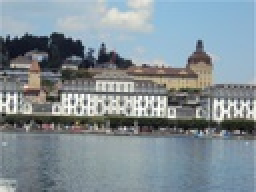
%> input picture P1.JPG, 128 x 96 px, shrunk from 501 x 375 before the run (shown 2 times larger)
$ octave main.m   (GNU Octave 9; MATLAB toolbox functions it lacks are replaced by stand-ins)
%> lines starting %> are read from the running program, lines starting %| are printed output that depends on the picture
### FAST2.m
function [coins] =  FAST2(image, seuil, n)
image = rgb2gray(image);
[l,c] = size(image);
% Detection des caracteristique
coins = [];
for i= 4:l-3
    for j = 4:c-3
        i_p = image(i,j);

        P = [image(i,j-3), image(i+1,j-3), image(i+2,j-2), image(i+3,j-1), image(i+3,j), image(i+3,j+1), image(i+2,j+2), image(i+1,j+3),image(i,j+3), image(i-1,j+3), image(i-2,j+2), image(i-3,j+1), image(i-3,j),image(i-3,j-1) ,image(i-2,j-2) ,image(i-1,j-3)];
         index_P = [i,j-3; i+1,j-3; i+2,j-2; i+3,j-1; i+3,j; i+3,j+1; i+2,j+2; i+1,j+3; i,j+3; i-1,j+3; i-1,j+3; i-2,j+2; i-3,j+1; i-3,j; i-3,j-1; i-2,j-2; i-1,j-3];

        % Seuils de comparaisons
        seuil_haut = i_p + seuil;
        seuil_bas = i_p - seuil;

        % Les conditions
        condition_1 = [ P(1)> seuil_haut, P(5)> seuil_haut, P(9)> seuil_haut, P(13) > seuil_haut];
        condition_2 = [ P(1)< seuil_bas, P(5)< seuil_bas, P(9)< seuil_bas, P(13) < seuil_bas];

        if (sum(condition_1) == 3) || (sum(condition_2) == 3)
            condition_3 = P > seuil_haut;
            condition_4 = P < seuil_bas;

            if sum(sum(condition_3)) >= n || sum(sum(condition_4)) >= n
                    % le point est alors un coin
                %distance = abs(P - P(1));
                %[M, I] = max(distance,[],'all', 'linear');
                %coins = [coins, [index_P(I,2); index_P(I,1)]] ;
                coins = [coins, [j;i]];
            end

        end
    end
end

end

### extract_descriptor.m
function [descriptor1, descriptor2] = extract_descriptor(image1, image2, corner1, corner2)
    descriptor1 = [];
    descriptor2 = [];
    [l1, c1] = size(image1);
    [l2, c2] = size(image2);
    siz = 5;
    shape = siz*2 + 1;
    for i =  1 : length(corner1)
        if  (corner1(i,2)-siz >= 1) &&  (corner1(i,2)+siz <= l1) && (corner1(i,1)-siz >= 1) &&  (corner1(i,1)+siz <= c1)
            bloc1 = image1( corner1(i,2)-siz :corner1(i,2)+siz, corner1(i,1)-siz: corner1(i,1)+siz);
            bloc1 = reshape(bloc1, [shape*shape, 1]);
            descriptor1 = [descriptor1, bloc1];
        end
    end

    for j =  1 : length(corner2)
        if  (corner2(j,2)-siz >= 1) &&  (corner2(j,2)+siz <= l2) && (corner2(j,1)-siz >= 1) &&  (corner2(j,1)+siz <= c2)
            bloc2 = image2( corner2(j,2)-siz :corner2(j,2)+siz, corner2(j,1)-siz: corner2(j,1)+siz);
            bloc2 = reshape(bloc2, [shape*shape, 1]);
            descriptor2 = [descriptor2, bloc2];
        end
    end


end

### pts_matching.m
function [index] = pts_matching(descriptor1, descriptor2 )

% initialisation
index = [];

[l1, c1] = size(descriptor1);
[l2, c2] = size(descriptor2);
dist1 = [];
dist2 = [];

for i = 1:c1
    for j = 1: c2
        dis = sum(abs(descriptor1(:, i) - descriptor2(:, j) ));
        dist1 = [dist1 ; dis];
    end
    [Min,j0] = min(dist1);
    dist1 = [];

    for k = 1 : c1
        dis = sum(abs(descriptor1(:, k) - descriptor2(:, j0) ));
        dist2 = [dist2 ; dis];
    end
    [Min,i0] = min(dist2);
    dist2 = [];
    if i0 == i
        index = [index; i0, j0];
    end

end

### homographie.m
function [H1] = homographie(Pimage1,Pimage2)
% Résoudre un problème de forme A.h = 0

 A = [];
for i = 1:length(Pimage1)
    %% Transformer les coordonnées en coordonées homogène
    Pimage1(i,3) = 1;
    Pimage2(i,3) = 1;

    %% Construire la matrice A
    xi = Pimage1(i,1);
    yi = Pimage1(i,2);
    ui = Pimage2(i,1);
    vi = Pimage2(i,2);

    Ai =[ 0  0   0        -Pimage1(i,:)           vi*Pimage1(i,:)
          Pimage1(i,:)     0  0  0                -ui*Pimage1(i,:)
        ];

%     Ai =[ Pimage1(i,:)     0  0   0       -ui*Pimage1(i,:)
%           0  0   0     Pimage1(i,:)       -vi*Pimage1(i,:)
%         ];

    A = [A; Ai];
end
%% Calculer la solution du problème AP = 0
[u,s,v] = svd(A);
H1 = v(:,end);
H1 = reshape(H1, [3,3])';

end

### main.m
clc;
clear all;
close all;

%% Lecture des images
image1 = imread('P1.jpg');
%> image1 is the input picture: size 96x128x3 uint8; mean R, G, B 130.6, 142.9, 149.6
image2 = imread('P2.jpg');
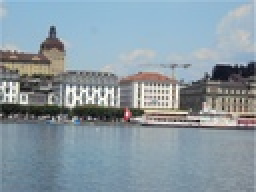
%> input picture P2.JPG, 128 x 96 px, shrunk from 501 x 375 before the run (shown 2 times larger)
%> image2 is the input picture: size 96x128x3 uint8; mean R, G, B 137.5, 152.8, 162.1

%% Initialisation des paramètres
seuil = 25;
n = 12;

%% Calcul de l'algorithmes Fast
coins1 = FAST2(image1, seuil, n);
%> in FAST2, `image = rgb2gray(image);`:
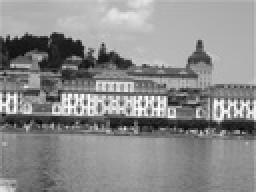
%> image: size 96x128 uint8 (shown 2 times larger); min 4, max 255, mean 140
%> after the loop in FAST2, `for i= 4:l-3`: coins = 315 columns, first 8: [26 100 101 25 52 25 51 52; 21 21 21 22 22 23 23 23]; condition_3 = [false false true true true true true true true true true true true false false false]; condition_4 = [false false false false false false false false false false false false false false false false]
%> coins1 has the same summary as coins in FAST2
coins2 = FAST2(image2, seuil, n);
%> call 2 of FAST2, with seuil = 25, n = 12
%> in FAST2 (call 2), `image = rgb2gray(image);`:
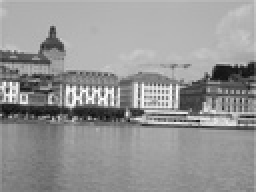
%> image: size 96x128 uint8 (shown 2 times larger); min 11, max 254, mean 149.3
%> after the loop in FAST2 (call 2), `for i= 4:l-3`: coins = 250 columns, first 8: [26 27 28 26 28 26 28 26; 14 14 14 15 15 16 16 17]; condition_3 = [false true true true true true true true true true true true true true true true]
%> coins2 has the same summary as coins in FAST2

% Affichage des coins détectés
figure;
subplot(1,2,1); imshow(image1); hold on; plot(coins1(1,:), coins1(2,:), 'r+'); hold on;
subplot(1,2,2); imshow(image2); hold on; plot(coins2(1,:), coins2(2,:), 'r+'); hold on;
%> after `plot(coins2(1,:), coins2(2,:), 'r+')`:
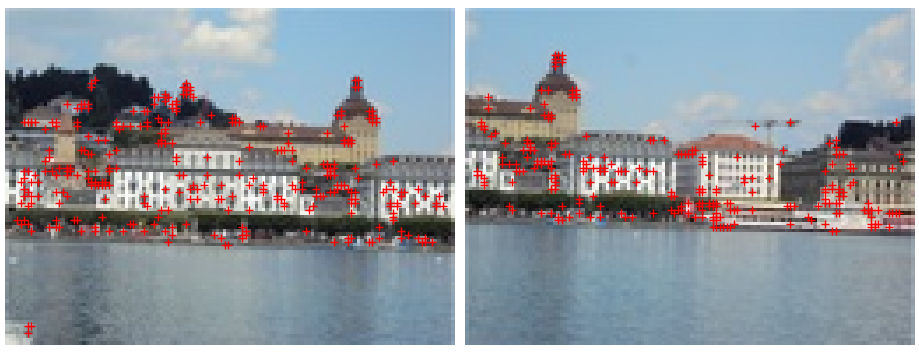
%> figure redrawn from the program's plot data, 2 panels


%% Features descriptors extraction
image1 = double(rgb2gray(image1));
%> image1: size 96x128 double
image2 = double(rgb2gray(image2));
%> image2: size 96x128 double
coins1 = coins1';
%> coins1 = 315 rows, first 12: [26 21; 100 21; 101 21; 25 22; 52 22; 25 23; 51 23; 52 23; 53 23; 100 23; 101 23; 52 24]
coins2 = coins2';
%> coins2 = 250 rows, first 12: [26 14; 27 14; 28 14; 26 15; 28 15; 26 16; 28 16; 26 17; 22 24; 24 24; 31 24; 32 24]
[descriptor1, descriptor2] = extract_descriptor(image1, image2, coins1, coins2);
%> after the loop in extract_descriptor, `for i =  1 : length(corner1)`:
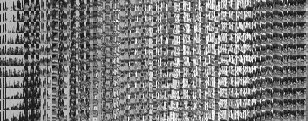
%> descriptor1: size 121x308 double; min 4, max 255, mean 120.5
%> after the loop in extract_descriptor, `for i =  1 : length(corner1)`: bloc1 = 121 values, max 216 at index 11, min 96 at index 99, mean 132.3
%> after the loop in extract_descriptor, `for j =  1 : length(corner2)`:
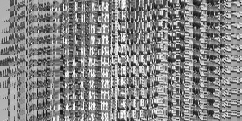
%> descriptor2: size 121x242 double; min 11, max 254, mean 132.5
%> after the loop in extract_descriptor, `for j =  1 : length(corner2)`: bloc2 = 121 values, max 233 at index 81, min 48 at index 17, mean 164.6

%% Calcul des indices des matchpts et les récupérer
index = pts_matching(descriptor1, descriptor2 );
%> the loop in pts_matching, `for i = 1:c1` made 308 passes
%> (j0, i0, index) on passes 2, 3, 10, 11, 24, 43: (1, 2, [2 1]), (2, 3, [2 1; 3 2]), (6, 10, [2 1; 3 2; 10 6]), (7, 11, [2 1; 3 2; 10 6; 11 7]), (27, 24, [2 1; 3 2; 10 6; 11 7; 24 27]), (12, 43, [2 1; 3 2; 10 6; 11 7; 24 27; 43 12])
%> (j0, i0) on passes 1, 4, 5, 6, 7, 8: (48, 154), (169, 282), (2, 3), (181, 296), (1, 2), (2, 3)
%> after the loop in pts_matching, `for i = 1:c1`: index = 94 rows, first 12: [2 1; 3 2; 10 6; 11 7; 24 27; 43 12; 46 9; 47 11; 51 13; 52 14; 59 47; 68 16]
matchpts1 = coins1(index(:,1),:);
%> matchpts1 = 94 rows, first 12: [100 21; 101 21; 100 23; 101 23; 49 27; 105 30; 96 31; 105 31; 104 32; 106 32; 21 33; 105 33]
matchpts2 = coins2(index(:,2),:);
%> matchpts2 = 94 rows, first 12: [26 14; 27 14; 26 16; 28 16; 93 33; 32 24; 22 24; 31 24; 31 25; 32 25; 19 40; 31 26]


%% Nettoyage des matchpoints
%[match1, match2] = clean(matchpts1, matchpts2);

%% Camcil de la matrice homographique
 h = homographie(matchpts1, matchpts2)
%> the loop in homographie, `for i = 1:length(Pimage1)` made 94 passes
%> (xi, yi, ui, vi) on passes 1 to 12: (100, 21, 26, 14), (101, 21, 27, 14), (100, 23, 26, 16), (101, 23, 28, 16), (49, 27, 93, 33), (105, 30, 32, 24), (96, 31, 22, 24), (105, 31, 31, 24), (104, 32, 31, 25), (106, 32, 32, 25), (21, 33, 19, 40), (105, 33, 31, 26)
%> after the loop in homographie, `for i = 1:length(Pimage1)`: Pimage1 = 94 rows, first 12: [100 21 1; 101 21 1; 100 23 1; 101 23 1; 49 27 1; 105 30 1; 96 31 1; 105 31 1; 104 32 1; 106 32 1; 21 33 1; 105 33 1]; Pimage2 = 94 rows, first 12: [26 14 1; 27 14 1; 26 16 1; 28 16 1; 93 33 1; 32 24 1; 22 24 1; 31 24 1; 31 25 1; 32 25 1; 19 40 1; 31 26 1]
%> in homographie, `[u,s,v] = svd(A);`: v = [-0.0075 0.00929 0.542 0.707 0.3 0.0474 0.338 -0.00112 -0.00311; -0.00479 -0.00524 0.304 0.333 -0.593 0.0515 -0.665 -0.0108 -0.0115; -9.23e-05 -5.02e-05 0.00628 0.00838 -0.0078 -0.00809 -0.0102 0.614 0.789; -0.00594 0.00919 -0.68 0.539 -0.39 0.0168 0.308 0.00352 -0.00273; -0.00372 -0.0044 -0.389 0.303 0.637 0.0799 -0.587 0.01 -0.00842; -7.22e-05 -4.66e-05 -0.008 0.00718 0.00794 -0.00556 -0.0054 -0.789 0.614; 0.829 -0.56 -0.000583 0.0142 -0.000661 -0.00131 0.00577 2e-05 -4.55e-05; 0.56 0.828 0.000908 0.000603 0.000545 -0.0148 -0.0115 -3.98e-05 -0.00016; 0.0104 0.0116 0.00108 -0.0843 -0.0282 0.994 0.0601 0.000332 0.0113]
%> in homographie, `H1 = v(:,end);`: H1 = [-0.00311; -0.0115; 0.789; -0.00273; -0.00842; 0.614; -4.55e-05; -0.00016; 0.0113]
%> in homographie, `H1 = reshape(H1, [3,3])';`: H1 = [-0.00311 -0.0115 0.789; -0.00273 -0.00842 0.614; -4.55e-05 -0.00016 0.0113]
%> h has the same summary as H1 in homographie


%% Afficher les matchpts
figure;
subplot(1,2,1); imagesc(image1); hold on; plot(matchpts1(:,1), matchpts1(:,2), 'r+'); hold on;
subplot(1,2,2); imagesc(image2); hold on; plot(matchpts2(:,1), matchpts2(:,2), 'r+'); hold on;
%> after `plot(matchpts2(:,1), matchpts2(:,2), 'r+')`:
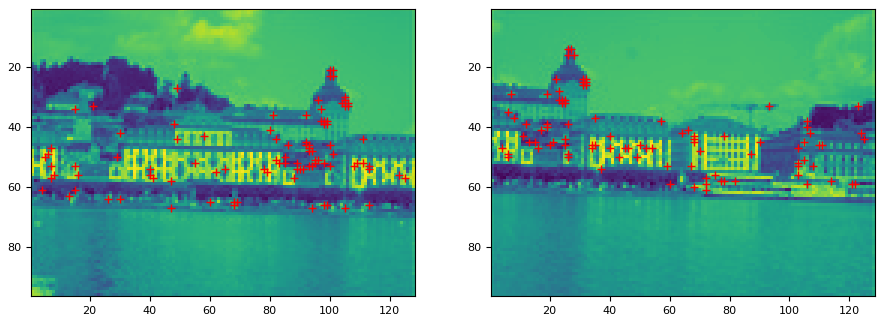
%> figure redrawn from the program's plot data, 2 panels
